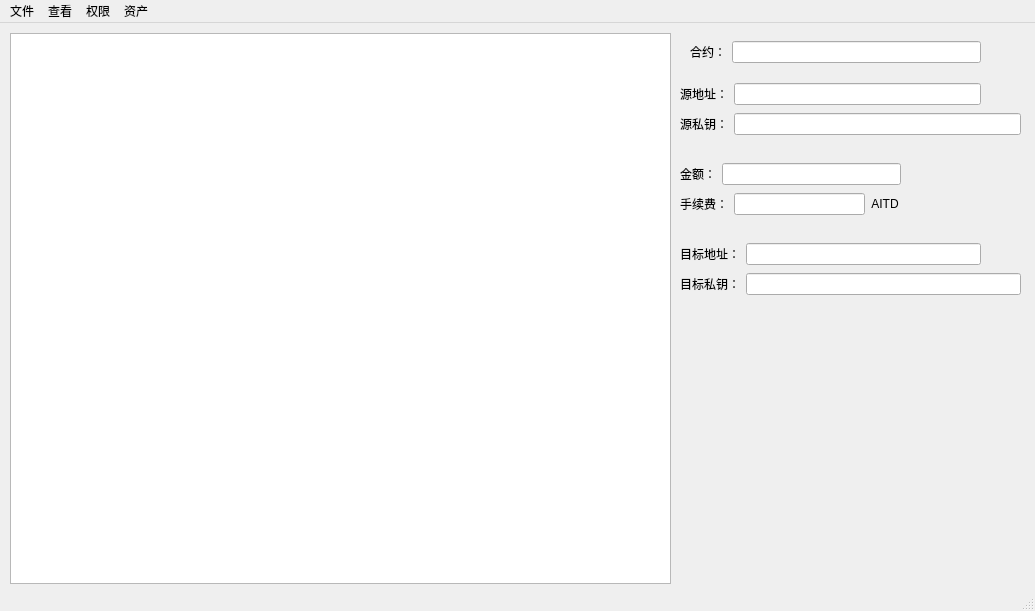
<?xml version="1.0" encoding="UTF-8"?>
<ui version="4.0">
 <class>MainWindow</class>
 <widget class="QMainWindow" name="MainWindow">
  <property name="geometry">
   <rect>
    <x>0</x>
    <y>0</y>
    <width>1035</width>
    <height>611</height>
   </rect>
  </property>
  <property name="windowTitle">
   <string>MainWindow</string>
  </property>
  <widget class="QWidget" name="centralwidget">
   <widget class="QTableView" name="tableView">
    <property name="geometry">
     <rect>
      <x>10</x>
      <y>10</y>
      <width>661</width>
      <height>551</height>
     </rect>
    </property>
   </widget>
   <widget class="QWidget" name="layoutWidget">
    <property name="geometry">
     <rect>
      <x>680</x>
      <y>250</y>
      <width>341</width>
      <height>22</height>
     </rect>
    </property>
    <layout class="QHBoxLayout" name="horizontalLayout_6">
     <item>
      <widget class="QLabel" name="label_3">
       <property name="layoutDirection">
        <enum>Qt::LeftToRight</enum>
       </property>
       <property name="text">
        <string>目标私钥：</string>
       </property>
       <property name="alignment">
        <set>Qt::AlignCenter</set>
       </property>
      </widget>
     </item>
     <item>
      <widget class="QLineEdit" name="lineEdit_dst_privkey"/>
     </item>
    </layout>
   </widget>
   <widget class="QWidget" name="layoutWidget_2">
    <property name="geometry">
     <rect>
      <x>680</x>
      <y>220</y>
      <width>301</width>
      <height>22</height>
     </rect>
    </property>
    <layout class="QHBoxLayout" name="horizontalLayout_7">
     <item>
      <widget class="QLabel" name="label_5">
       <property name="text">
        <string>目标地址：</string>
       </property>
       <property name="alignment">
        <set>Qt::AlignCenter</set>
       </property>
      </widget>
     </item>
     <item>
      <widget class="QLineEdit" name="lineEdit_dst_address"/>
     </item>
    </layout>
   </widget>
   <widget class="QWidget" name="">
    <property name="geometry">
     <rect>
      <x>680</x>
      <y>90</y>
      <width>341</width>
      <height>22</height>
     </rect>
    </property>
    <layout class="QHBoxLayout" name="horizontalLayout">
     <item>
      <widget class="QLabel" name="label_2">
       <property name="layoutDirection">
        <enum>Qt::LeftToRight</enum>
       </property>
       <property name="text">
        <string>源私钥：</string>
       </property>
       <property name="alignment">
        <set>Qt::AlignCenter</set>
       </property>
      </widget>
     </item>
     <item>
      <widget class="QLineEdit" name="lineEdit_src_privkey"/>
     </item>
    </layout>
   </widget>
   <widget class="QWidget" name="">
    <property name="geometry">
     <rect>
      <x>680</x>
      <y>140</y>
      <width>221</width>
      <height>22</height>
     </rect>
    </property>
    <layout class="QHBoxLayout" name="horizontalLayout_2">
     <item>
      <widget class="QLabel" name="label_7">
       <property name="text">
        <string>金额：</string>
       </property>
       <property name="alignment">
        <set>Qt::AlignRight|Qt::AlignTrailing|Qt::AlignVCenter</set>
       </property>
      </widget>
     </item>
     <item>
      <widget class="QLineEdit" name="lineEdit_amount"/>
     </item>
    </layout>
   </widget>
   <widget class="QWidget" name="">
    <property name="geometry">
     <rect>
      <x>680</x>
      <y>60</y>
      <width>301</width>
      <height>22</height>
     </rect>
    </property>
    <layout class="QHBoxLayout" name="horizontalLayout_3">
     <item>
      <widget class="QLabel" name="label">
       <property name="text">
        <string>源地址：</string>
       </property>
       <property name="alignment">
        <set>Qt::AlignCenter</set>
       </property>
      </widget>
     </item>
     <item>
      <widget class="QLineEdit" name="lineEdit_src_address"/>
     </item>
    </layout>
   </widget>
   <widget class="QWidget" name="">
    <property name="geometry">
     <rect>
      <x>690</x>
      <y>18</y>
      <width>291</width>
      <height>22</height>
     </rect>
    </property>
    <layout class="QHBoxLayout" name="horizontalLayout_4">
     <item>
      <widget class="QLabel" name="label_4">
       <property name="layoutDirection">
        <enum>Qt::RightToLeft</enum>
       </property>
       <property name="text">
        <string>合约：</string>
       </property>
      </widget>
     </item>
     <item>
      <widget class="QLineEdit" name="lineEdit_contract"/>
     </item>
    </layout>
   </widget>
   <widget class="QWidget" name="">
    <property name="geometry">
     <rect>
      <x>680</x>
      <y>170</y>
      <width>219</width>
      <height>22</height>
     </rect>
    </property>
    <layout class="QHBoxLayout" name="horizontalLayout_5">
     <item>
      <widget class="QLabel" name="label_8">
       <property name="text">
        <string>手续费：</string>
       </property>
       <property name="alignment">
        <set>Qt::AlignCenter</set>
       </property>
      </widget>
     </item>
     <item>
      <widget class="QLineEdit" name="lineEdit_fee"/>
     </item>
     <item>
      <widget class="QLabel" name="label_9">
       <property name="text">
        <string>AITD</string>
       </property>
       <property name="alignment">
        <set>Qt::AlignCenter</set>
       </property>
      </widget>
     </item>
    </layout>
   </widget>
  </widget>
  <widget class="QMenuBar" name="menubar">
   <property name="geometry">
    <rect>
     <x>0</x>
     <y>0</y>
     <width>1035</width>
     <height>23</height>
    </rect>
   </property>
   <widget class="QMenu" name="menu">
    <property name="title">
     <string>文件</string>
    </property>
    <addaction name="actionopen"/>
    <addaction name="actionclose"/>
   </widget>
   <widget class="QMenu" name="menu_2">
    <property name="title">
     <string>查看</string>
    </property>
    <addaction name="actionpandect"/>
    <addaction name="actioninfo"/>
   </widget>
   <widget class="QMenu" name="menu_3">
    <property name="title">
     <string>权限</string>
    </property>
    <addaction name="actionturnover"/>
    <addaction name="actionapprove"/>
   </widget>
   <widget class="QMenu" name="menu_4">
    <property name="title">
     <string>资产</string>
    </property>
    <addaction name="actiontransfer"/>
    <addaction name="actionburn"/>
    <addaction name="actionmint"/>
   </widget>
   <addaction name="menu"/>
   <addaction name="menu_2"/>
   <addaction name="menu_3"/>
   <addaction name="menu_4"/>
  </widget>
  <widget class="QStatusBar" name="statusbar"/>
  <action name="actionopen">
   <property name="text">
    <string>打开</string>
   </property>
  </action>
  <action name="actionclose">
   <property name="text">
    <string>关闭</string>
   </property>
  </action>
  <action name="actionturnover">
   <property name="text">
    <string>移交</string>
   </property>
  </action>
  <action name="actionapprove">
   <property name="text">
    <string>授权</string>
   </property>
  </action>
  <action name="actiontransfer">
   <property name="text">
    <string>转账</string>
   </property>
  </action>
  <action name="actionburn">
   <property name="text">
    <string>燃烧</string>
   </property>
  </action>
  <action name="actionmint">
   <property name="text">
    <string>增发</string>
   </property>
  </action>
  <action name="actioninfo">
   <property name="text">
    <string>信息</string>
   </property>
  </action>
  <action name="actionpandect">
   <property name="text">
    <string>总览</string>
   </property>
  </action>
 </widget>
 <resources/>
 <connections/>
</ui>
